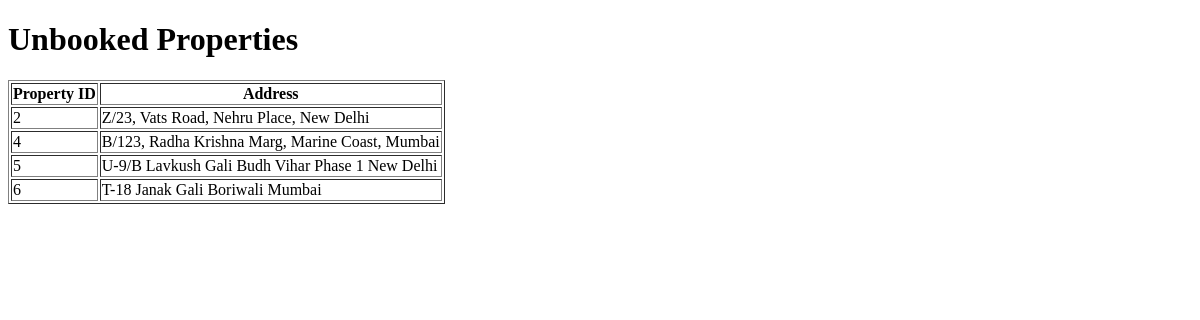
Page /unbooked_properties on the earlier database version.
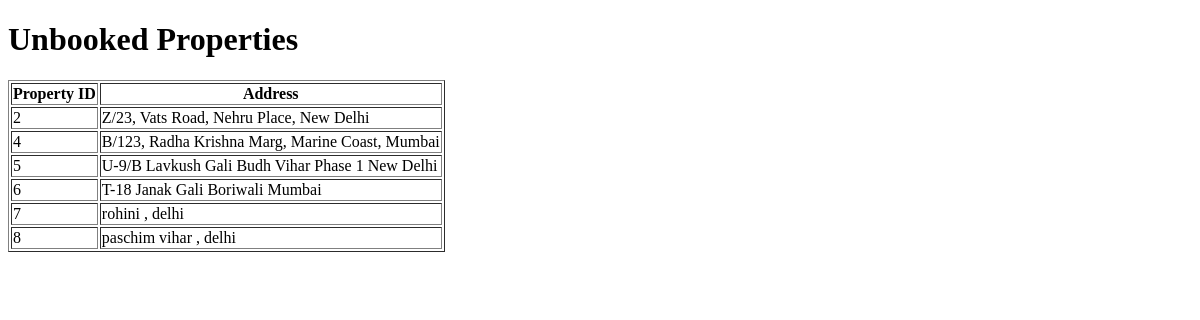
Same page on the later database version.
### app.py (models this page shows)
class Property(db.Model):
    id = db.Column(db.Integer, primary_key=True)
    owner_name = db.Column(db.String(100), db.ForeignKey('owner.owner_name'), nullable=False)
    address = db.Column(db.String(200), nullable=False)
    property_name = db.Column(db.String(100), nullable=False)
    property_description = db.Column(db.Text, nullable=False)
    property_size = db.Column(db.String(20), nullable=False)
    property_type = db.Column(db.String(50), nullable=False)
    price = db.Column(db.Float, nullable=False)
    image1 = db.Column(db.String(200))
    image2 = db.Column(db.String(200))
    image3 = db.Column(db.String(200))
    image4 = db.Column(db.String(200))
    image5 = db.Column(db.String(200))
    image6 = db.Column(db.String(200))

### app.py (the view)
@app.route('/unbooked_properties')
def unbooked_properties():
    unbooked_props = Property.query.filter(~Property.id.in_(PropertyBooked.query.with_entities(PropertyBooked.pid))).all()
    if not unbooked_props:
        message = "All properties are booked."
    else:
        message = None
    return render_template('unbooked_properties.html', unbooked_props=unbooked_props, message=message)

### templates/unbooked_properties.html (shortened to what this page needs)
<!DOCTYPE html>
<html lang="en">
<head>
</head>
<body>
    <h1>Unbooked Properties</h1>
    {% if message %}
    <p>{{ message }}</p>
    {% else %}
    <table border="1">
        <thead>
            <tr>
                <th>Property ID</th>
                <th>Address</th>
            </tr>
        </thead>
        <tbody>
            {% for prop in unbooked_props %}
            <tr>
                <td>{{ prop.id }}</td>
                <td>{{ prop.address }}</td>
            </tr>
            {% endfor %}
        </tbody>
    </table>
    {% endif %}
</body>
</html>

Differences in the rows shown:
added Property: id "7", address "rohini , delhi"
added Property: id "8", address "paschim vihar , delhi"
